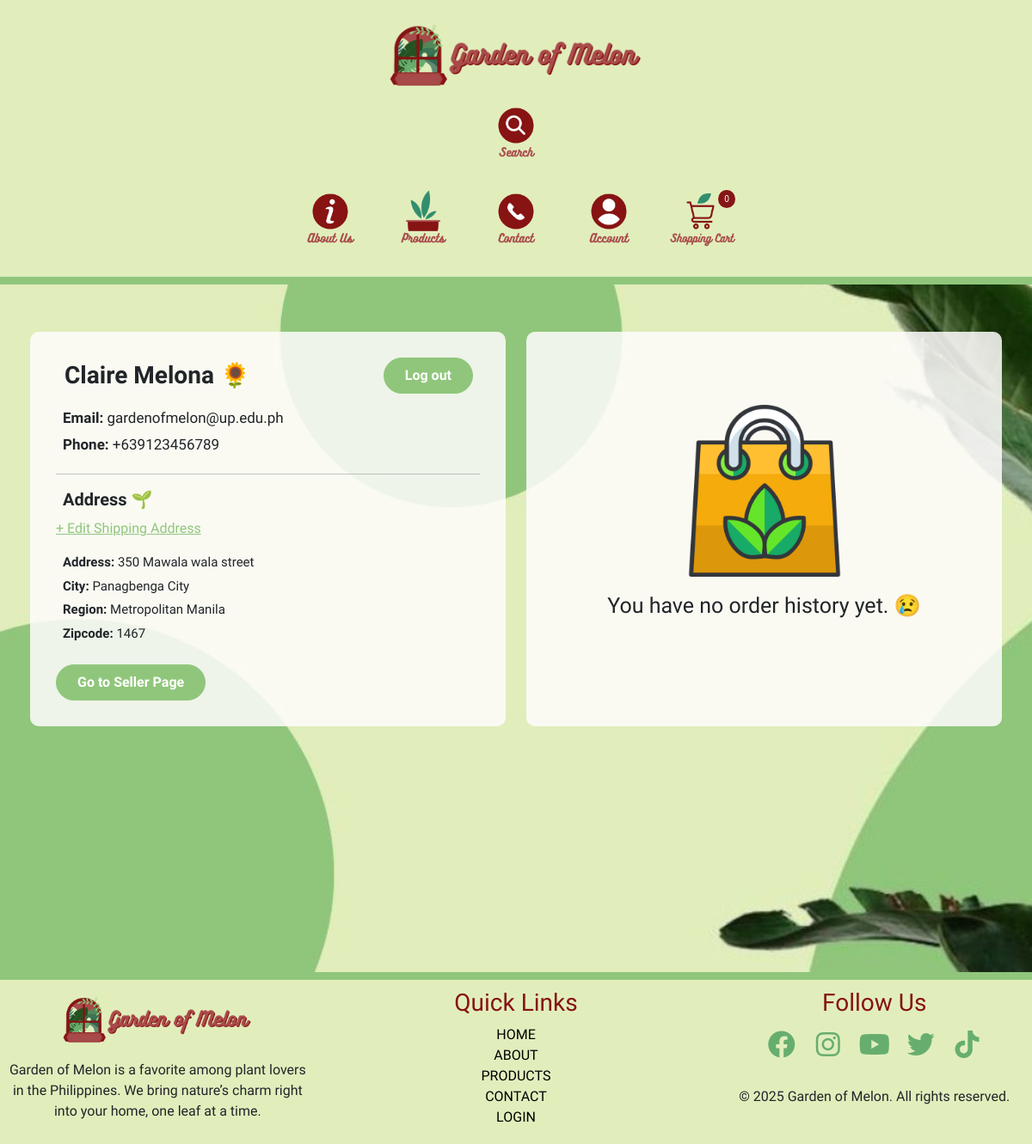
The page /shippingAddress/ (signed in) on the database its author committed.
### GardenOfMelon/models.py (models this page shows, shortened)
class User(AbstractUser):
    username = None
    email = models.EmailField(unique=True)
    phone_number = PhoneNumberField()
    USERNAME_FIELD = 'email'
    REQUIRED_FIELDS = ['first_name', 'last_name']
    objects = CustomUserManager()

class ShippingAddress(models.Model):
    customer = models.ForeignKey(Customer, on_delete=models.CASCADE, blank=True, null=True)
    address = models.CharField(max_length=200, blank=True, null=True)
    city = models.CharField(max_length=200, blank=True, null=True)
    region = models.CharField(max_length=200, blank=True, null=True)
    zipcode = models.CharField(max_length=200, blank=True, null=True)

### GardenOfMelon/views.py (the view)
# urls.py: path('shippingAddress/', views.shippingAddress, name="shippingAddress"),
def shippingAddress(request):
    customer = request.user.customer
    shipping, created = ShippingAddress.objects.get_or_create(customer=customer)
    if request.method == "POST":
        form = ShippingAddressForm(request.POST, instance=shipping)
        if form.is_valid():
            form.save()
            return redirect('login')
    else:
        form = ShippingAddressForm(instance=shipping)
    context1 = {'form': form}
    context2 = getCartData(request)
    context = {**context1, **context2}
    return render(request, 'login.html', context)

### GardenOfMelon/models.py (called while the page is built)
    @property
    def get_cart_items(self):
        orderitems = self.orderitem_set.all()
        total = sum([item.quantity for item in orderitems])
        return total

### GardenOfMelon/utils.py (called while the page is built)
def getCartData(request):
    if request.user.is_authenticated:
        customer = request.user.customer
        order, created = Order.objects.get_or_create(customer=customer, complete=False)
        items = order.orderitem_set.all()
        cartItems = order.get_cart_items
    else:
        cookieData = cookieCart(request)
        cartItems = cookieData['cartItems']
        order = cookieData['order']
        items = cookieData['items']
    return {'items': items, 'order': order, 'cartItems': cartItems}

### GardenOfMelon/templates/login.html (shortened to what this page needs)
<!DOCTYPE html>
<html lang="en">
<head>
    {% load static %}
    {% include 'head.html' %}
    <link rel="stylesheet" type="text/css" href="{% static 'Styles/Login-register.css' %}">
</head>
<body data-static-path="{% static 'Images/' %}">
    <header>
      {% include 'navbar.html' %}
      <div class="navbar-border"></div>
    </header>
    {% if user.is_authenticated %}
        <div id="account-body">
            <div class="container">
                <div class="row">
                    <div class="col-md-6 col-12 left-ctnr">
                        <div id="account-details">
                            <div class="d-flex justify-content-between align-items-center mb-3 w-100" style="gap: 1rem;">
                                <span style="font-size: 28px; font-weight: bold; white-space: nowrap; margin-left: 10px;">
                                    {{ user.first_name }} {{ user.last_name }} 🌻
                                </span>
                                <div class="logged-in-user-btns d-flex">
                                    <a href="{% url 'logout' %}" class="btn btn-primary user-btn me-2">Log out</a>
                                </div>
                            </div>
                            <p class="details" style="font-size: 17px; margin-left: 8px;"><b>Email:</b> {{ user.email }}</p>
                            <p class="details" style="font-size: 17px; margin-left: 8px;"><b>Phone:</b> {{ user.phone_number }}</p>
                           <hr>
                            {% if user %}
                                <div class="p-2"><p style="font-size: 20px; margin-bottom: -1px; margin-top: -10px; font-weight: bold;">Address &#127793;</p></div>
                                {% with shipping=user.customer.shippingaddress_set.first %}
                                    {% if shipping %}
                                        <p>
                                            <a data-bs-toggle="collapse" data-bs-target="#collapseAddress" role="button" aria-expanded="false" aria-controls="collapseAddress" style="color: #90c67c;">
                                                <u>+ Edit Shipping Address</u></a></p>
                                    {% else %}
                                        <p><a data-bs-toggle="collapse" data-bs-target="#collapseAddress" role="button" aria-expanded="false" aria-controls="collapseAddress" style="color: #90c67c;">
                                            <u>+ Add Shipping Address</u></a></p>
                                    {% endif %}
                                {% endwith %}
                                {% with shipping=user.customer.shippingaddress_set.first %}
                                    {% if shipping %}
                                        <p class="details" style="font-size: 15px; margin-left: 8px;"><b>Address:</b> {{ shipping.address }}</p>
                                        <p class="details" style="font-size: 15px; margin-left: 8px;"><b>City:</b> {{ shipping.city }}</p>
                                        <p class="details" style="font-size: 15px; margin-left: 8px;"><b>Region:</b> {{ shipping.region }}</p>
                                        <p class="details" style="font-size: 15px; margin-left: 8px;"><b>Zipcode:</b> {{ shipping.zipcode }}</p>
                                    {% endif %}
                                {% endwith %}
                            {% endif %}
                            <div class="seller-page-btn" style="margin-top: 20px;">
                                {% if user.is_superuser %}
                                    <a href="/admin/" class="btn btn-primary user-btn">Go to Seller Page</a>
                                {% endif %}
                            </div>
                        </div>
                    </div>
                    <div class="col-md-6 col-12 right-ctnr">
                        <div id="order-history">
                            {% if user %}
                                {% if orders %}
                                    <div class="order-number-text">
                                        <i class="fa fa-shopping-cart" style="margin-right: 10px;"></i>
			                                    Order History
                                    </div>
                                    <div class="order-item-row-title" style="margin-bottom: 20px;">
                                		<div style="flex:1.30; margin-left: 10px;"><strong>Order Number</strong></div>
                        				<div style="flex:1.30;"><strong>Date Ordered</strong></div>
                        				<div style="flex:1"><strong>Total</strong></div>
                            			<div style="flex:1"><strong>Status</strong></div>
                                    </div>
                                    {% for order in orders %}
			                            <div class="order-item-row">
                        				    <div style="flex:1.30; margin-left: 10px;">{{ order.order_number }}</div>
                            				<div style="flex:1.30;">{{ order.date_ordered | date:"Y-m-d"}}</div>
                                            <div style="flex:1">₱{{ order.get_cart_total | floatformat:2 }}</div>
				                            <div class="subtotal" style="flex:1;">{{ order.order_status }}</div>
			                            </div>
                                    {% endfor %}
                                {% else %}
                                    <div class="box-element-empty">
                        				<img src="{% static 'Images/Empty-cart.png' %}" class="emptyCartImg">
				                        <div class="emptyCartMsg"> You have no order history yet. 😢 </div>
                                    </div>
                                {% endif %}
                            {% endif %}
                        </div>
                    </div>
                </div>
            </div>
        </div>
    {% endif %}
    {% include 'footer.html' %}
</body>
</html>

### GardenOfMelon/static/Styles/Navbar.css (style rules this page uses)
.navbar-border, .navbar-border-top { background-color: #90c67c; height: 9px; }

### GardenOfMelon/static/Styles/Login-register.css (style rules this page uses)
body { background-image: url('../Images/login-register-bg1.jpg'); background-size: cover; }
#account-body { padding-top: 50px; align-items: center; min-height: 100vh; }
#account-details { display: flex; flex-direction: column; justify-content: center; background-color: rgb(255, 255, 255, 0.7); width: 90%; margin: 0 auto; border-radius: 10px; padding: 10px 20px; transition: all 0.3s ease-in-out; font-family: 'Winky Rough'; }
.details { margin-bottom: 5px; }
.logged-in-user-btns { display: flex; justify-content: flex-end; align-items: center; gap: 0.2rem; flex-wrap: wrap; width: 100%; }
.user-btn { background-color: #90c67c; border-radius: 50px; border: 1px solid #90c67c; padding: 0.5rem 1.5rem; color: white; text-decoration: none; font-weight: 600; white-space: nowrap; display: inline-block; text-align: center; }
.box-element-empty { padding: 40px 50px; width: 100%; height: 100%; margin: auto; align-items: center; }
.emptyCartImg { width: 12.5rem; height: auto; margin: auto; margin-top: 15px; display: flex; }
.emptyCartMsg { display: block; text-align: center; font-family: 'Winky Rough'; font-size: 25px; margin-top: 15px; margin-bottom: 20px; }
.seller-page-btn { display: flex; justify-content: flex-start; align-items: center; gap: 0.2rem; flex-wrap: wrap; width: 100%; }
#account-body { padding: 35px 20px; }
#account-body .row { display: flex; flex-wrap: wrap; }
#account-body .col-md-6 { display: flex; flex-direction: column; }
.container { width: 100%; max-width: 1200px; margin: 0 auto; padding: 0 15px; }
#account-details, #order-history { display: flex; flex-direction: column; flex: 1; background-color: rgba(255, 253, 253, 0.85); border-radius: 10px; padding: 30px; margin-top: 20px; width: 100%; }

### rows shown on the page
User: first_name "Claire", last_name "Melona", email "gardenofmelon@up.edu.ph", phone_number "+639123456789"
ShippingAddress: address "350 Mawala wala street", city "Panagbenga City", region "Metropolitan Manila", zipcode "1467"

### other values the page prints
{{ cartItems }} "0"
